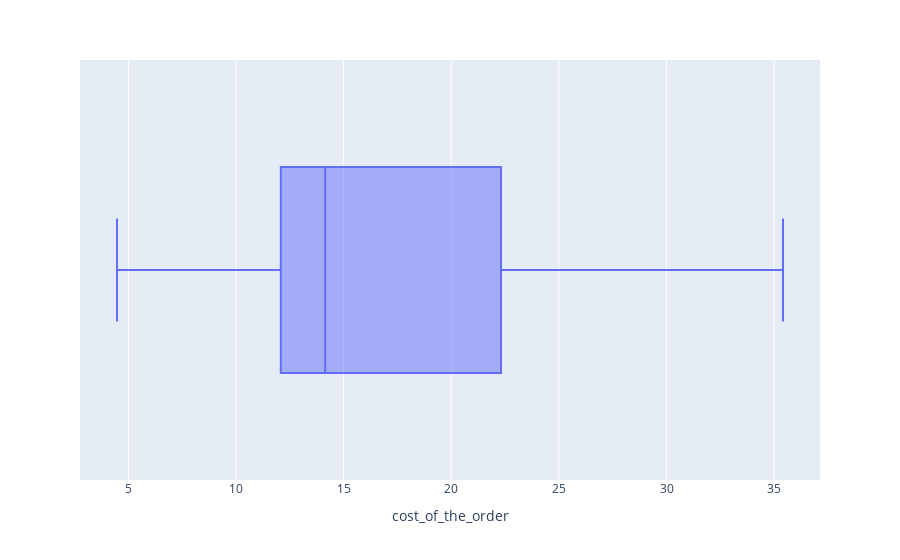

Here is the notebook cell this chart was saved with:
### Markdown cell above
#### Observations for delivery_time column

- The median is slightly to the right suggesting the data is little left-skewed. Therefore, deliveries taking more time is more than deliveries taking less time. 
- However, deliveries taking more than 30 minutes are significantly less, suggesting that customers are likely to order from a little far but not too far.

### Code cell
#boxplot to find the distribution of cost_of_the_order
px.box(data,'cost_of_the_order')

### Figure 1 — Plotly figure (JSON) as saved in the notebook; plotly's stock layout.template omitted (floating-point values rounded to 4 significant figures; data arrays with more than 128 entries replaced by an {"elided": "..."} marker saying what was removed)
{"data": [{"alignmentgroup": "True", "hovertemplate": "cost_of_the_order=%{x}<extra></extra>", "legendgroup": "", "marker": {"color": "#636efa"}, "name": "", "notched": false, "offsetgroup": "", "orientation": "h", "showlegend": false, "type": "box", "x": {"elided": "1898 float values"}, "x0": " ", "xaxis": "x", "y0": " ", "yaxis": "y"}], "layout": {"boxmode": "group", "legend": {"tracegroupgap": 0}, "margin": {"t": 60}, "xaxis": {"anchor": "y", "domain": [0, 1], "title": {"text": "cost_of_the_order"}}, "yaxis": {"anchor": "x", "domain": [0, 1]}}}
